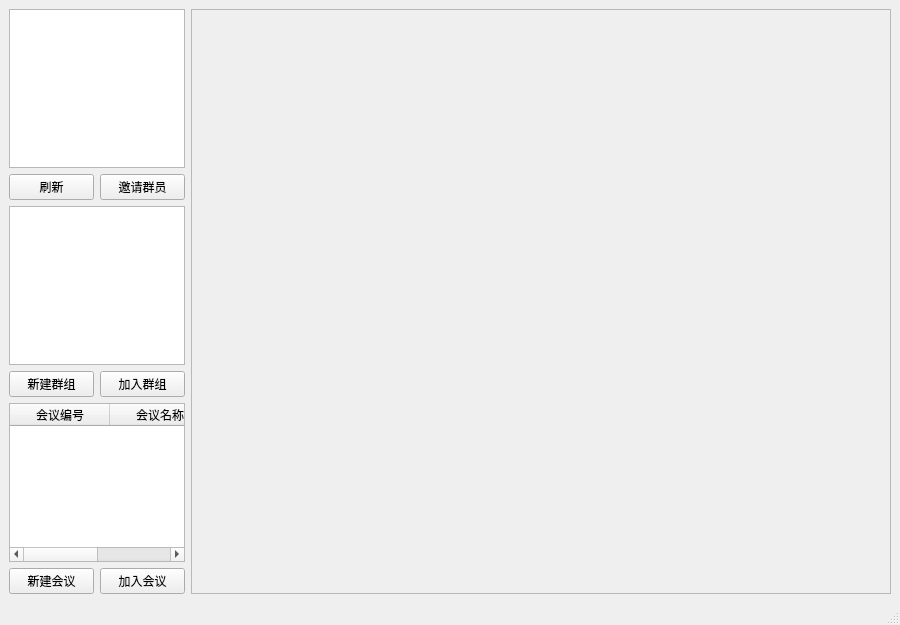
<?xml version="1.0" encoding="UTF-8"?>
<ui version="4.0">
 <class>UserMenu</class>
 <widget class="QMainWindow" name="UserMenu">
  <property name="geometry">
   <rect>
    <x>0</x>
    <y>0</y>
    <width>900</width>
    <height>625</height>
   </rect>
  </property>
  <property name="minimumSize">
   <size>
    <width>900</width>
    <height>0</height>
   </size>
  </property>
  <property name="windowTitle">
   <string>MainWindow</string>
  </property>
  <widget class="QWidget" name="centralwidget">
   <layout class="QHBoxLayout" name="horizontalLayout_5">
    <item>
     <layout class="QHBoxLayout" name="horizontalLayout_4">
      <item>
       <layout class="QVBoxLayout" name="verticalLayout">
        <item>
         <widget class="QListWidget" name="list_UserList">
          <property name="minimumSize">
           <size>
            <width>100</width>
            <height>0</height>
           </size>
          </property>
         </widget>
        </item>
        <item>
         <layout class="QHBoxLayout" name="horizontalLayout">
          <item>
           <widget class="QPushButton" name="pb_refllushList">
            <property name="text">
             <string>刷新</string>
            </property>
           </widget>
          </item>
          <item>
           <widget class="QPushButton" name="pb_invite">
            <property name="text">
             <string>邀请群员</string>
            </property>
           </widget>
          </item>
         </layout>
        </item>
        <item>
         <widget class="QListWidget" name="list_groupList">
          <property name="minimumSize">
           <size>
            <width>100</width>
            <height>0</height>
           </size>
          </property>
         </widget>
        </item>
        <item>
         <layout class="QHBoxLayout" name="horizontalLayout_2">
          <item>
           <widget class="QPushButton" name="pb_newgroup">
            <property name="minimumSize">
             <size>
              <width>20</width>
              <height>0</height>
             </size>
            </property>
            <property name="text">
             <string>新建群组</string>
            </property>
           </widget>
          </item>
          <item>
           <widget class="QPushButton" name="pb_addGroup">
            <property name="text">
             <string>加入群组</string>
            </property>
           </widget>
          </item>
         </layout>
        </item>
        <item>
         <widget class="QTableWidget" name="tableWidget_meetingList">
          <column>
           <property name="text">
            <string>会议编号</string>
           </property>
          </column>
          <column>
           <property name="text">
            <string>会议名称</string>
           </property>
          </column>
         </widget>
        </item>
        <item>
         <layout class="QHBoxLayout" name="horizontalLayout_3">
          <item>
           <widget class="QPushButton" name="pb_addmeet">
            <property name="text">
             <string>新建会议</string>
            </property>
           </widget>
          </item>
          <item>
           <widget class="QPushButton" name="pb_joinmeet">
            <property name="text">
             <string>加入会议</string>
            </property>
           </widget>
          </item>
         </layout>
        </item>
       </layout>
      </item>
      <item>
       <widget class="QFrame" name="frame">
        <property name="minimumSize">
         <size>
          <width>700</width>
          <height>0</height>
         </size>
        </property>
        <property name="frameShape">
         <enum>QFrame::StyledPanel</enum>
        </property>
        <property name="frameShadow">
         <enum>QFrame::Raised</enum>
        </property>
       </widget>
      </item>
     </layout>
    </item>
   </layout>
  </widget>
  <widget class="QMenuBar" name="menubar">
   <property name="geometry">
    <rect>
     <x>0</x>
     <y>0</y>
     <width>900</width>
     <height>25</height>
    </rect>
   </property>
  </widget>
  <widget class="QStatusBar" name="statusbar"/>
 </widget>
 <resources/>
 <connections/>
</ui>
